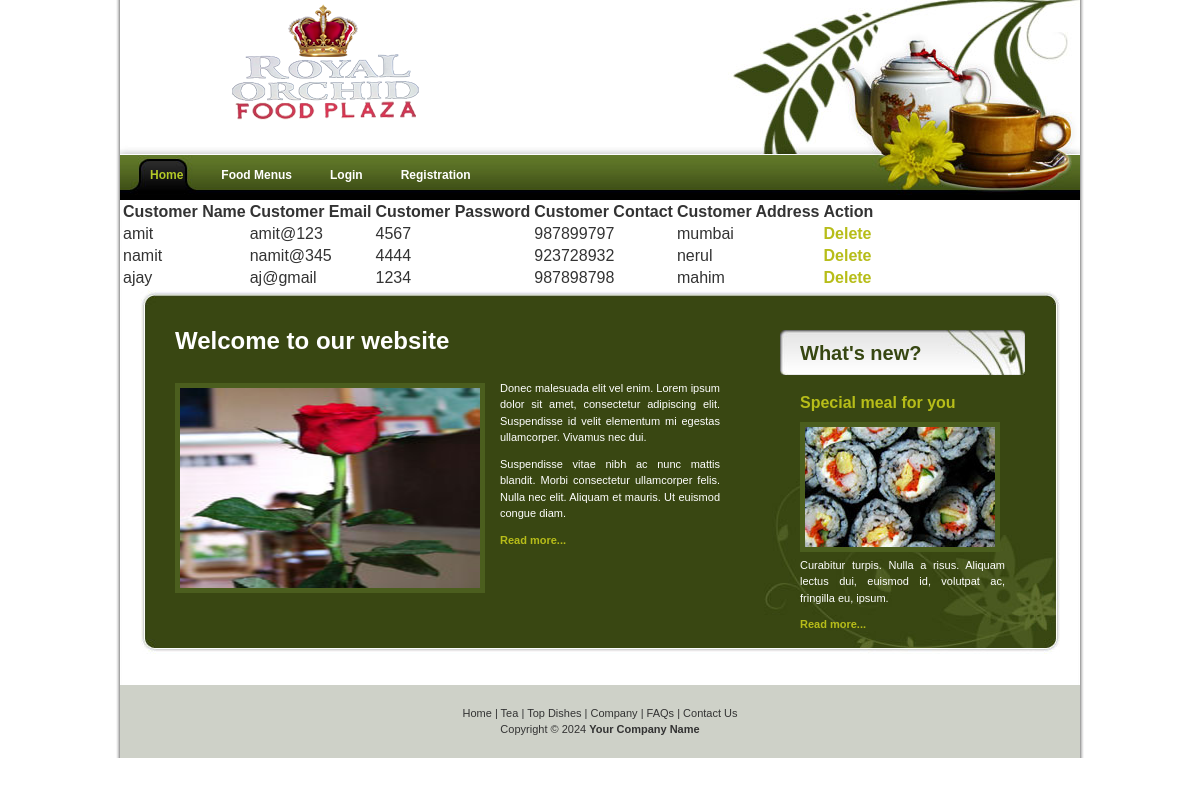
The page /food/showcust on the database its author committed.
### Foodplazaapp/models.py (models this page shows)
class Customer(models.Model):
    custName=models.CharField(max_length=30)
    custEmail=models.CharField(primary_key=True,max_length=30)
    custPassword=models.CharField(max_length=10)
    custContact=models.CharField(max_length=10)
    custAddress=models.CharField(max_length=30)
    class Meta:
        db_table='customer501'

### Foodplazaapp/views.py (the view)
# urls.py: (path('showcust',views.showcust,name='showcust')),
def showcust(request):
    cust=Customer.objects.all
    return render(request,'Foodplazaapp/custlist.html',{'custs':cust})

### templates/Foodplazaapp/custlist.html (shortened to what this page needs)
<html>
    <head>
        {% load static %}
        <link href="{% static 'css/templatemo_style.css'%}" rel="stylesheet" type="text/css" />
    </head>
    <body>
        {% include 'Foodplazaapp/header.html' %}
        <table>
            <thead>
            <tr>
                <th>Customer Name</th>
                <th>Customer Email</th>
                <th>Customer Password</th>
                <th>Customer Contact</th>
                <th>Customer Address</th>
                <th colspan="2">Action</th>
            </tr>
        </thead>
        <tbody>
                {% for c in custs %}
            <tr>
                <td>{{c.custName}}</td>
                <td>{{c.custEmail}}</td>
                <td>{{c.custPassword}}</td>
                <td>{{c.custContact}}</td>
                <td>{{c.custAddress}}</td>
                <td><a href="deletecust/{{c.custEmail}}">Delete</a></td>
            </tr>
                {%endfor%}
        </tbody>
        </table>
        {% include 'Foodplazaapp/footer.html' %}
    </body>
</html>

### Foodplazaapp/static/css/templatemo_style.css (style rules this page uses)
body { margin: 0; padding: 0; line-height: 1.5em; font-family: Verdana, Arial, san-serif; font-size: 11px; color: #333333; background: #fff; }
a:link, a:visited { color: #b7bd19; text-decoration: none; font-weight: bold; }

### rows shown on the page
Customer: custName "amit", custEmail "amit@123", custPassword "4567", custContact "987899797", custAddress "mumbai"
Customer: custName "namit", custEmail "namit@345", custPassword "4444", custContact "923728932", custAddress "nerul"
Customer: custName "ajay", custEmail "aj@gmail", custPassword "1234", custContact "987898798", custAddress "mahim"
